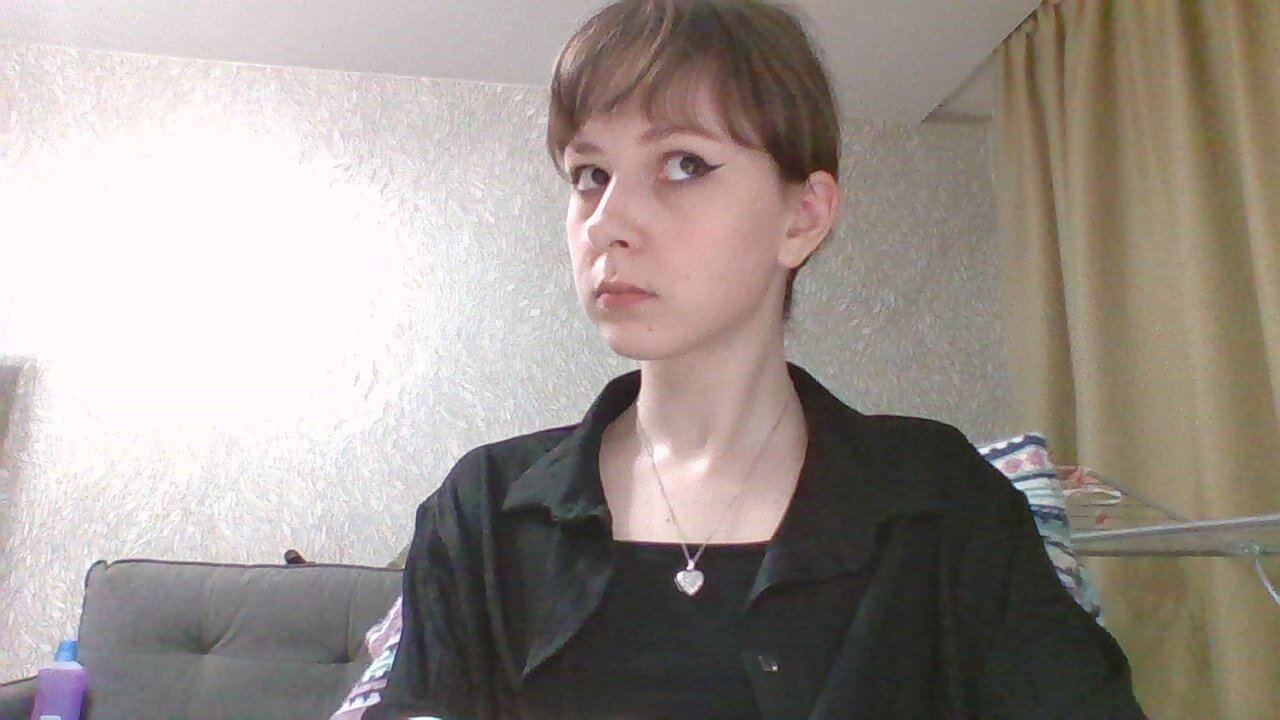
#> input picture 4th_hw/training_images/2024-05-20-223203.jpg, 1280 x 720 px, given in place of the camera
$ python data_collect.py
#> lines starting #> are read from the running program, lines starting #| are printed output that depends on the picture; after the words box and inside, x2 and y2 are one past the last pixel; in counts of white or black regions, pixels touching at a corner belong together
import cv2
import os

# Загрузка классификатора
haar_file = 'haarcascade_frontalface_default.xml'
face_cascade = cv2.CascadeClassifier(haar_file)

# Путь для сохранения данных лиц
datasets = 'datasets'
sub_data = 'Elena'
path = os.path.join(datasets, sub_data)

if not os.path.isdir(path):
    os.makedirs(path)

# Размер изображений
(width, height) = (130, 100)

# Захват изображения с веб-камеры
webcam = cv2.VideoCapture(0)

# Счетчик для изображений
count = 1
while count <= 30:
    ret, im = webcam.read()
#> im is the input picture: shape (720, 1280, 3); mean B, G, R 143.4, 148.8, 157.8
    gray = cv2.cvtColor(im, cv2.COLOR_BGR2GRAY)
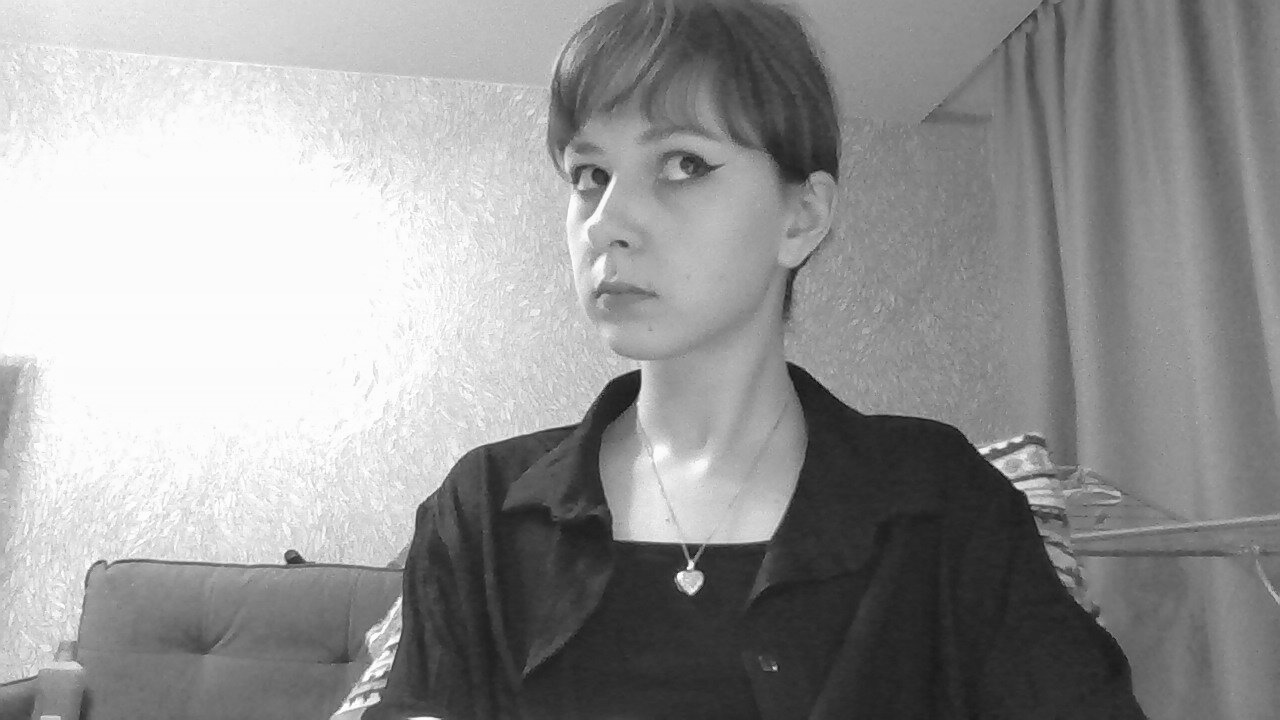
#> gray: shape (720, 1280); min 9, max 255, mean 150.9
    faces = face_cascade.detectMultiScale(gray, 1.3, 4)
#> faces = [[484, 65, 293, 293]]

    for (x, y, w, h) in faces:
        cv2.rectangle(im, (x, y), (x + w, y + h), (255, 0, 0), 2)
        face = gray[y:y + h, x:x + w]
        face_resize = cv2.resize(face, (width, height))
        cv2.imwrite('%s/%s.png' % (path, count), face_resize)
        count += 1
#> this loop made 1 pass
#> (x, y, w, h, count) on pass 1: (484, 65, 293, 293, 2)
#> pass 1, `face = gray[y:y + h, x:x + w]`:
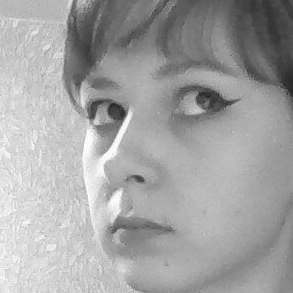
#> face: shape (293, 293); min 31, max 255, mean 163.2
#> pass 1, `face_resize = cv2.resize(face, (width, height))`:
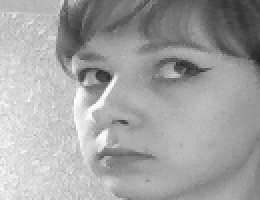
#> face_resize: shape (100, 130) (shown 2 times larger); min 37, max 253, mean 163.1
#> after the loop:
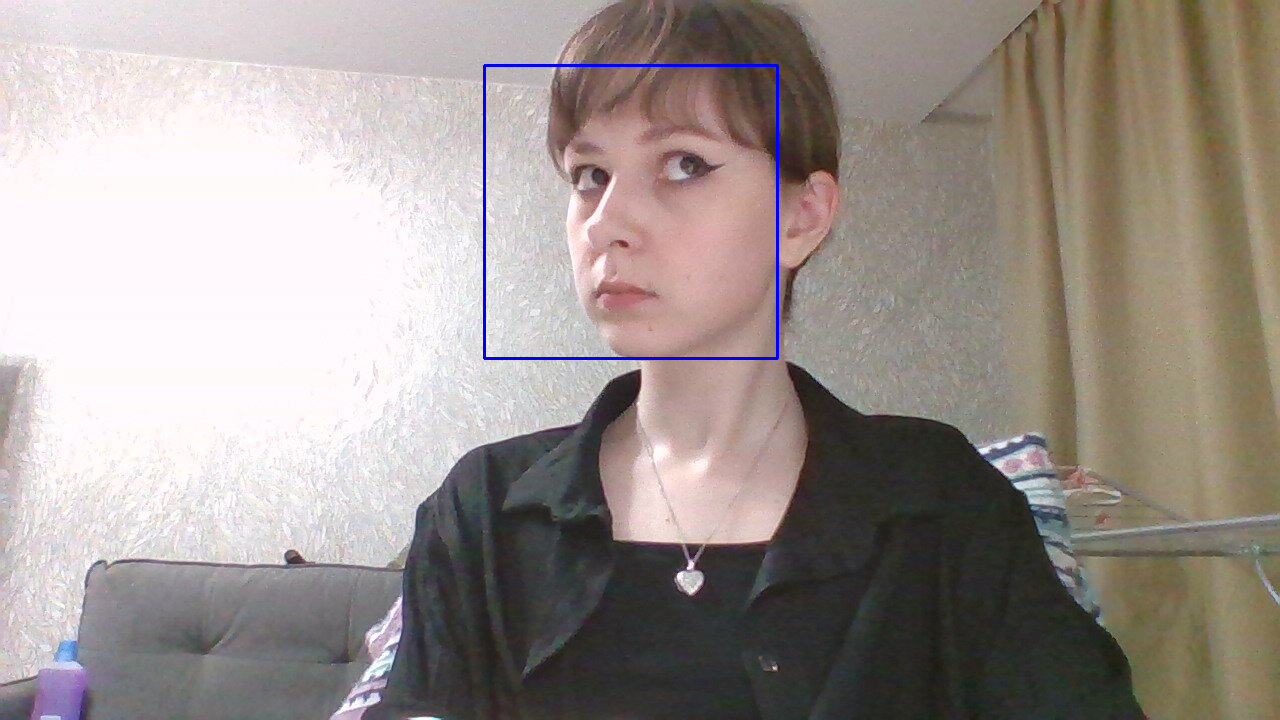
#> im: shape (720, 1280, 3); 0.38% of pixels changed, all inside (x1, y1, x2, y2) = (483, 64, 779, 360)
#> after the loop, count = 2

    cv2.imshow('Collect Data', im)
    key = cv2.waitKey(10)
#> (key Esc is pressed here)
    if key == 27:
        break

webcam.release()
cv2.destroyAllWindows()

$ run again, on 4th_hw/training_images/2024-05-20-223229.jpg
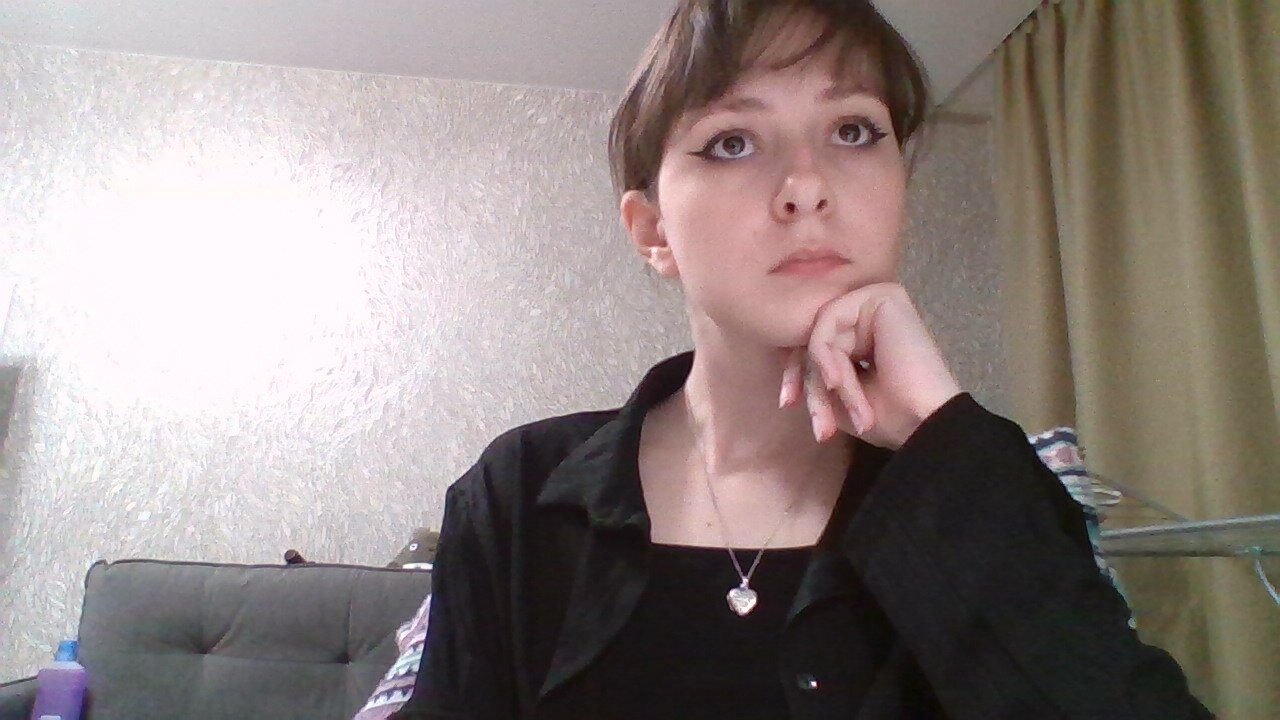
#> input picture 4th_hw/training_images/2024-05-20-223229.jpg, 1280 x 720 px, given in place of the camera
#> im is the input picture: shape (720, 1280, 3); mean B, G, R 131.7, 134.6, 145.7
#> faces = [[677, 47, 260, 260]]
#> the loop `for (x, y, w, h) in faces:` made 1 pass
#> (x, y, w, h, count) on pass 1: (677, 47, 260, 260, 2)
#> pass 1, `face_resize = cv2.resize(face, (width, height))`:
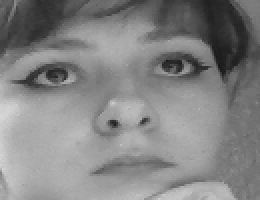
#> face_resize: shape (100, 130) (shown 2 times larger); min 25, max 214, mean 131.8
#> after the loop `for (x, y, w, h) in faces:`:
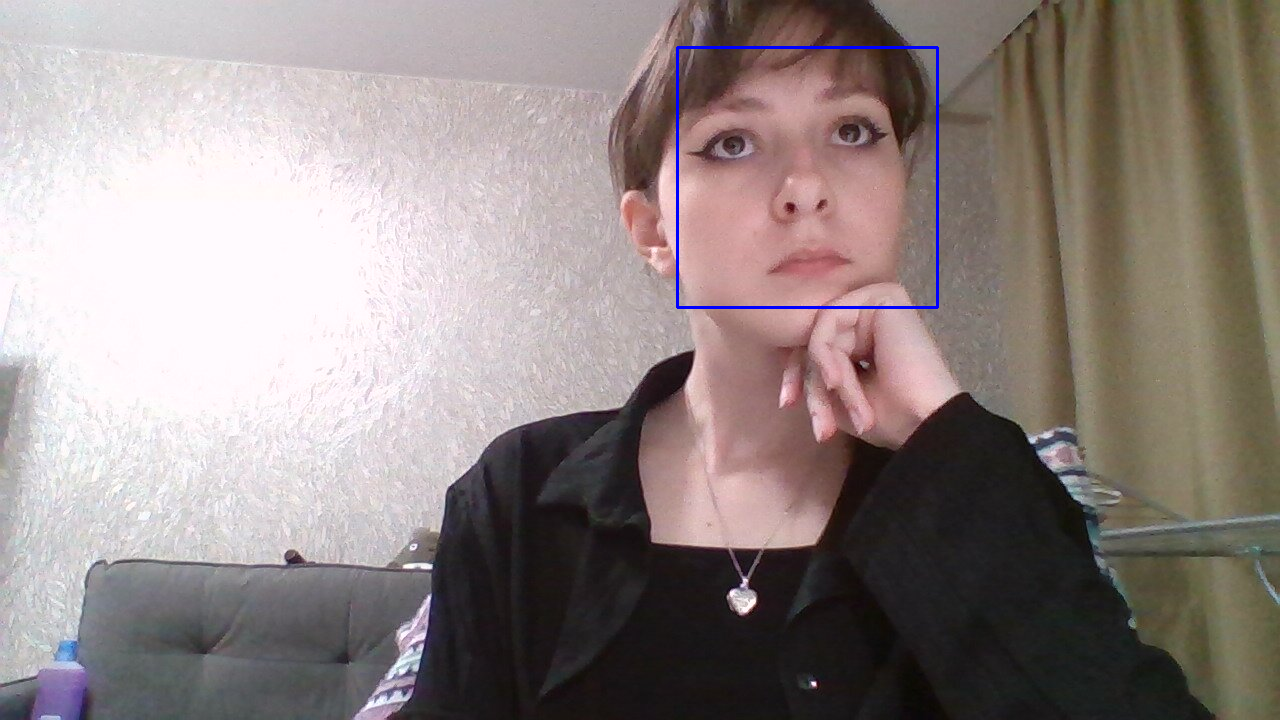
#> im: shape (720, 1280, 3); 0.34% of pixels changed, all inside (x1, y1, x2, y2) = (676, 46, 939, 309)
#> after the loop `for (x, y, w, h) in faces:`: count = 2
